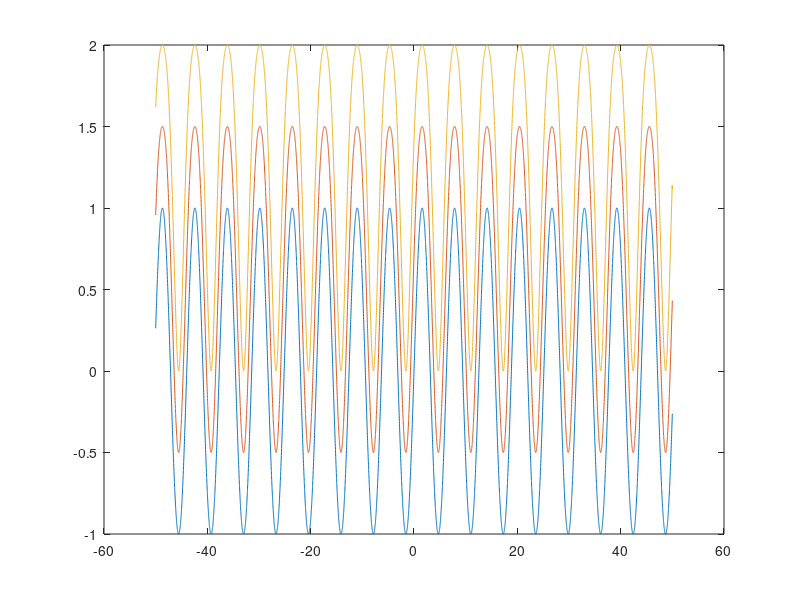

The MATLAB script that drew this image:
% TIME PARAMETERS ----------------------------------- %
T = 1;           % Length of time
S = 3;           % Amount of time steps
t = T / (S - 1); % Time interval
% --------------------------------------------------- %

% SHAPE ACCURACY ------------------------------------ %
n = 10000; % Amount of points to create shape 
% --------------------------------------------------- %

% SPEED FUNCTION ------------------------------------ %
% Code for functions of speed are placed here.
F = -1;
% --------------------------------------------------- %

% FUNCTION OF PHI ----------------------------------- %
% Code for functions of phi are placed here.
a = -50;
b = 50;
h = abs(b-a)/(n-1);
xValues = a:h:b;
phiValues = sin(xValues);
% --------------------------------------------------- %

% APPLY THE LEVEL SET METHOD'S UPWIND SCHEME -------- %

stepValues = zeros(n, S);    % Matrix to hold values
stepValues(:,1) = phiValues; % Store starting values

for i = 2:S
    diffPhi = diff(phiValues) / h;
    Dback = diffPhi([1 1:end]);
    Dforw = diffPhi([1:end end]);
    stepValues(:,i) = phiValues - t * F * (1+ max(Dforw,0).^2 + min(Dback,0).^2).^(1/2);
    phiValues = stepValues(:,i);
end

% PLOT STEPS ------------------------------------------------------------ %
% Plot the results on the same graph to track movement of the interface.
figure;
for i = 1:S
    plot(xValues, stepValues(:,i))
    hold on;
end
% ----------------------------------------------------------------------- %